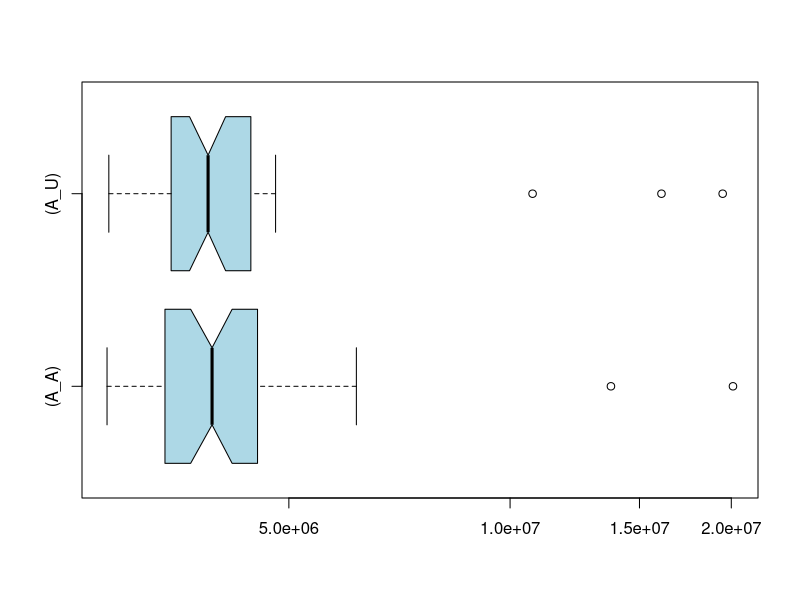

The R source for this figure:
if (exists("A_A")) remove("A_A")
if (exists("A_U")) remove("A_U")
if (exists("C_A")) remove("C_A")
if (exists("C_U")) remove("C_U")
A_U<-c(3716994,3381018,3506308,3834979,4103440,19466603,3289576,4636957,3602502,3467623,3349049,3829444,4796143,4302753,3865978,4465508,3423172,4241789,3350962,3457467,3680295,3921779,3260622,3659033,3674781,10730465,3735713,3331156,16070024,4327394,4535248,4438617,4305971,3915503,3339903,2888427,2844301,2891885,3218132,3897830,4624298,4352363,4736568,4646215,4286075,4230477,3613708,4431968,4501074,4600788)
A_A<-c(6177867,3289774,3371458,13716582,3560860,4119229,4245334,3867709,4701639,3213584,3295718,3696363,4729344,4766283,4170970,3667967,4079897,4350681,3769030,3229252,20105015,3509734,3447890,3265599,3391341,3711807,3852224,3443676,3302625,4505182,4278232,4532481,4684695,4764600,3675431,3232348,2886616,2838572,2828425,3382288,4539269,4310626,4672311,4688452,3993497,4592831,3832128,4163257,4193350,4310572)
if (exists("A_U")) boxplot.stats(A_U)
if (exists("A_A")) boxplot.stats(A_A)
if (exists("C_U")) boxplot.stats(C_U)
if (exists("C_A")) boxplot.stats(C_A)
if (exists("A_U")) summary(A_U)
if (exists("A_A")) summary(A_A)
if (exists("C_U")) summary(C_U)
if (exists("C_A")) summary(C_A)
if (exists("A_U")) boxplot(A_A,A_U,col="lightblue",horizontal=TRUE,log="x",match=TRUE,names=c("(A_A)","(A_U)"),notch=TRUE)
if (exists("C_U")) boxplot(C_A,C_U,col="lightblue",horizontal=TRUE,log="x",match=TRUE,names=c("(C_A)","(C_U)"),notch=TRUE)
